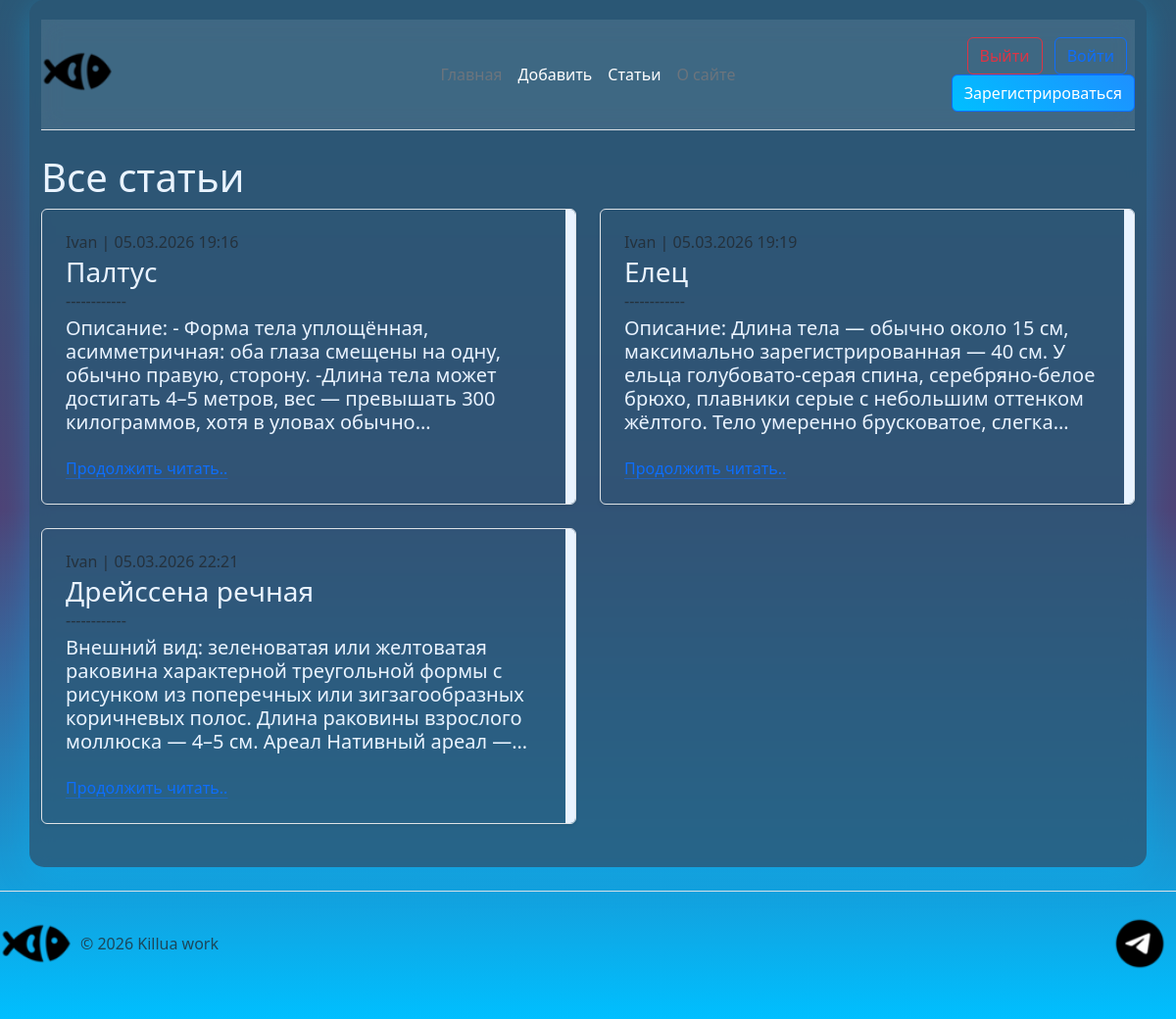
The page /posts on the database its author committed.
### app.py (models this page shows)
class Post(db.Model):
    id = db.Column(db.Integer, primary_key=True)
    date = db.Column(db.DateTime, default=datetime.now)
    title = db.Column(db.String(300), nullable=False)
    content = db.Column(db.Text, nullable=False)
    user_id = db.Column(db.Integer, db.ForeignKey('user.id'), nullable=False, index=True)

class User(db.Model):
    id = db.Column(db.Integer, primary_key=True)
    username = db.Column(db.Text, nullable=False)
    email = db.Column(db.Text, nullable=False)
    password = db.Column(db.Text, nullable=False)
    posts = db.relationship('Post', backref='author', lazy=True)

### app.py (the view)
@app.route("/posts")
def posts():
    posts = Post.query.all()
    return render_template('posts.html', posts=posts)

### templates/posts.html (shortened to what this page needs)
{% extends 'base.html' %}
{% block content %}
<h1>Все статьи</h1>
<div class="row">
    {% for post in posts %}
        <div class="col-md-6 mb-4">
            <div class="row g-0 border rounded overflow-hidden flex-md-row shadow-sm h-md-250 position-relative">
                <div class="col p-4 d-flex flex-column position-static">
                    <h6 class="mb-1 text-body-secondary">
                        {{ post.author.username }} | {{ post.date.strftime('%d.%m.%Y %H:%M') }}
                    </h6>
                    <h3 class="mb-0">{{ post.title }}</h3>
                    <div class="mb-1 text-body-secondary">------------</div>
                    <h5 class="mb-auto post-preview">{{ post.content }}</h5>
                    <a href="{{ url_for('one_post_page', post_id=post.id) }}"
                       class="icon-link gap-1 icon-link-hover stretched-link">
                        Продолжить читать..
                        <svg class="bi" aria-hidden="true">
                            <use xlink:href="#chevron-right"></use>
                        </svg>
                    </a>
                </div>
                <div class="col-auto d-none d-lg-block">
                    <svg aria-label="img-holder" class="bd-placeholder-img" height="300"
                         preserveAspectRatio="xMidYMid slice" role="img" width="10"
                         xmlns="http://www.w3.org/2000/svg">
                        <rect width="100%" height="100%" fill="#e9f3ff"></rect>
                    </svg>
                </div>
            </div>
        </div>
    {% endfor %}
</div>
{% endblock %}

### templates/base.html (shortened to what this page needs)
<!doctype html>
<html lang="ru">
<head>
    <link rel="stylesheet" href="{{ url_for('static', filename='css/main.css') }}">
</head>
<body>
    <div class="container">
        <link href="https://cdn.jsdelivr.net/npm/bootstrap@5.3.8/dist/css/bootstrap.min.css"
          rel="stylesheet"
>
        <header class="d-flex flex-wrap align-items-center justify-content-center justify-content-md-between py-3 mb-4 border-bottom">
            <div class="col-md-3 mb-2 mb-md-0"><a href="/" class="d-inline-flex link-body-emphasis text-decoration-none">
                <img class="header__img" src="{{ url_for('static', filename='img/fish.ico') }}" alt="python">
            </a></div>
            <ul class="nav col-12 col-md-auto mb-2 justify-content-center mb-md-0">
                <li><a href="{{ url_for('main_page') }}" class="nav-link px-2 link-secondary">Главная</a></li>
                <li><a href="{{ url_for('create') }}" class="nav-link px-2">Добавить</a></li>
                <li><a href="{{ url_for('posts') }}" class="nav-link px-2">Статьи</a></li>
                <li><a href="{{ url_for('about_page') }}" class="nav-link px-2 link-secondary">О сайте</a></li>
            </ul>
            <div class="col-md-3 text-end">
                <a href="{{ url_for('logout') }}" class="btn btn-outline-primary btn-logout me-2">Выйти</a>
                <a href="{{ url_for('login') }}" class="btn btn-outline-primary me-2">Войти</a>
                <a href="{{ url_for('register') }}" class="btn btn-primary">Зарегистрироваться</a>
            </div>
        </header>
        {% block content %}{% endblock %}
    </div>
    <footer class="d-flex flex-wrap justify-content-between align-items-center py-3 my-4 border-top">
    <div class="col-md-4 d-flex align-items-center"><a href="/"
                                                       class="mb-3 me-2 mb-md-0 text-body-secondary text-decoration-none lh-1"
                                                       aria-label="Bootstrap">
        <img class="header__img" width="30" height="24" src="{{ url_for('static', filename='img/fish.ico') }}" alt="python">
    </a> <span class="mb-3 mb-md-0 text-body-secondary">© 2026 Killua work </span></div>
    <ul class="nav col-md-4 justify-content-end list-unstyled d-flex">
        <li class="ms-3"><a class="text-body-secondary" href="https://t.me/Goon_fricks" aria-label="Telegram">
            <svg class="bi" width="24" height="24" aria-hidden="true">
                <img class="header__img" src="{{ url_for('static', filename='img/tg.ico') }}" alt="python">
                <use xlink:href="#instagram"></use>
            </svg>
        </a></li>
    </ul>
    </footer>
</body>
</html>

### static/css/main.css (style rules this page uses)
body { background: linear-gradient(to bottom, #2b5876, #4e4376, #00BFFF); min-height: 100vh; color: white; }
.container { background: rgba(43, 88, 118, 0.8); backdrop-filter: blur(10px); border-radius: 15px; padding: 20px; box-shadow: 0 8px 32px rgba(0, 191, 255, 0.3); }
.header__img { height: 74px; width: 74px; }
header { position: sticky; top: 0; z-index: 1000; background: rgba(255, 255, 255, 0.1); backdrop-filter: blur(10px); border-bottom: 1px solid rgba(255, 255, 255, 0.2); }
.nav-link { color: white !important; }
.btn-primary { background: linear-gradient(45deg, #00BFFF, #1E90FF); border: none; }
.btn-outline-primary { color: white; border-color: rgba(255, 255, 255, 0.5); }
.container { animation: wave 6s ease-in-out infinite; }
body { font-family: system-ui, -apple-system, BlinkMacSystemFont, "Segoe UI", sans-serif; font-size: 16px; line-height: 1.6; color: #e9f3ff; }
.container { color: #e9f3ff; }
h1, h2, h3 { color: #ffffff; }
.post-preview { display: -webkit-box; -webkit-line-clamp: 5; -webkit-box-orient: vertical; overflow: hidden; text-overflow: ellipsis; max-height: 6.8em; }
.btn-logout { color: #dc3545 !important; border-color: #dc3545 !important; background-color: transparent; }

### rows shown on the page
Post: author.username "Ivan", date "05.03.2026 19:16", title "Палтус", content "Описание: - Форма тела уплощённая, асимметричная: оба глаза смещены на одну, обычно правую, сторону. -Длина тела может достигать 4–5 метров, вес — превышать 300 килограммов, хотя в уловах…"
Post: author.username "Ivan", date "05.03.2026 19:19", title "Елец", content "Описание: Длина тела — обычно около 15 см, максимально зарегистрированная — 40 см. У ельца голубовато-серая спина, серебряно-белое брюхо, плавники серые с небольшим оттенком жёлтого. Тело умеренно брусковатое,…"
Post: author.username "Ivan", date "05.03.2026 22:21", title "Дрейссена речная", content "Внешний вид: зеленоватая или желтоватая раковина характерной треугольной формы с рисунком из поперечных или зигзагообразных коричневых полос. Длина раковины взрослого моллюска — 4–5 см. Ареал Нативный ареал…"
